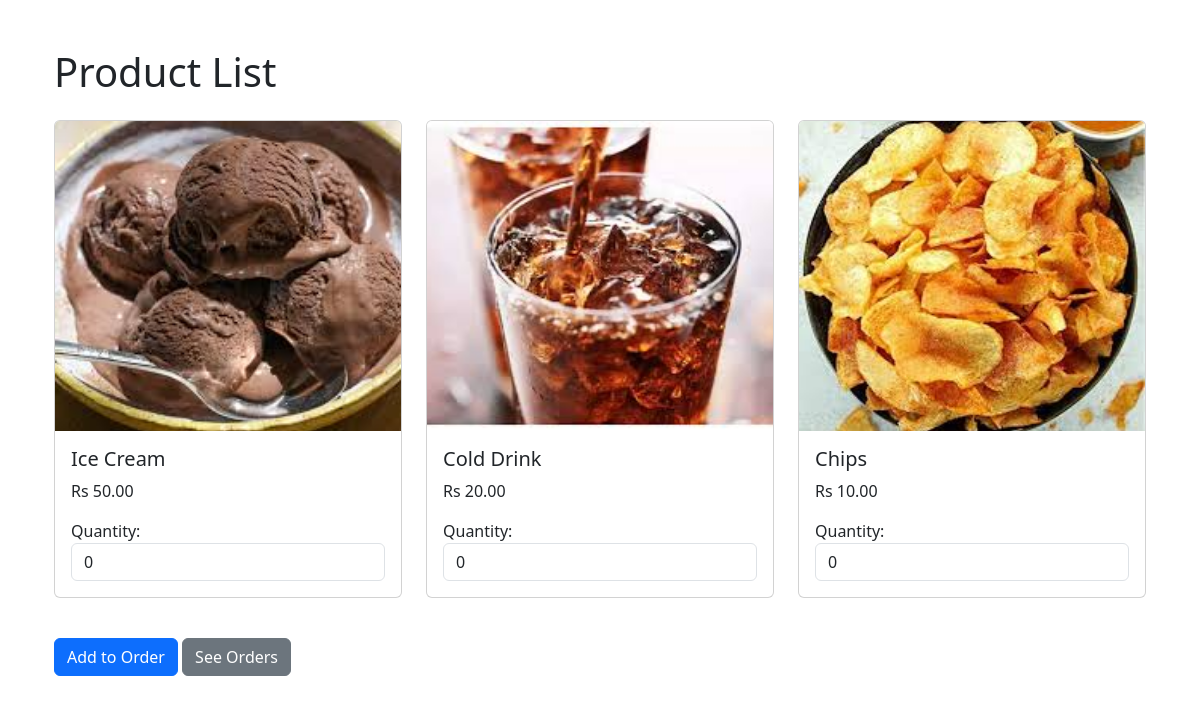
The page / on the database its author committed.
### store/models.py (models this page shows, shortened)
class Product(models.Model):
    name = models.CharField(max_length=100)
    price = models.DecimalField(max_digits=10, decimal_places=2)
    image = models.ImageField(upload_to='images/', blank=True, null=True)

### store/views.py (the view, shortened to what this page needs)
# urls.py: path('', views.product_list, name='product_list'),
def product_list(request):
    products = Product.objects.all()
    return render(request, 'store/product_list.html', {'products': products})

### store/templates/store/product_list.html (shortened to what this page needs)
{% extends 'store/base.html' %}
{% load static %}
{% block content %}
<div class="container mt-5">
    <h1 class="mb-4">Product List</h1>
    <form method="post">
        <div class="row">
            {% for product in products %}
            <div class="col-md-4">
                <div class="card mb-4">
                    {% if product.image %}
                        <img src="{% static product.image.url %}" class="card-img-top" alt="{{ product.name }}">
                    {% else %}
                        <img src= {{product.image.url}}  class="card-img-top" alt="Default Image">
                    {% endif %}
                    <div class="card-body">
                        <h5 class="card-title">{{ product.name }}</h5>
                        <p class="card-text">Rs {{ product.price }}</p>
                        <div class="form-group">
                            <label for="product_{{ product.id }}">Quantity:</label>
                            <input type="number" class="form-control" name="product_{{ product.id }}" min="0" value="0">
                        </div>
                    </div>
                </div>
            </div>
            {% endfor %}
        </div>
        <button type="submit" class="btn btn-primary mt-3">Add to Order</button>
        <a href="{% url 'order_list' %}" class="btn btn-secondary mt-3">See Orders</a>
    </form>
</div>
{% endblock %}

### store/templates/store/base.html (shortened to what this page needs)
<!DOCTYPE html>
<html lang="en">
<head>
    {% load static %}
    <link rel="stylesheet" href="{% static 'css/styles.css' %}">
    <link href="https://cdn.jsdelivr.net/npm/bootstrap@5.3.0-alpha1/dist/css/bootstrap.min.css" rel="stylesheet">
</head>
<body>
    <div class="container">
        {% block content %}
        {% endblock %}
    </div>
</body>
</html>

### static/css/styles.css (style rules this page uses)
.card-img-top { width: 100%; height: 310px; object-fit: cover; }

### rows shown on the page
Product: image (picture), name "Ice Cream", price "50.00"
Product: image (picture), name "Cold Drink", price "20.00"
Product: image (picture), name "Chips", price "10.00"
